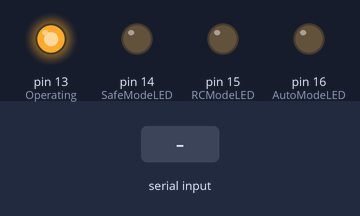
A sketch run on a simulated Arduino Mega 2560, built with avr-gcc and run on an emulated ATmega2560. Shown: output pins drawn as LEDs (lit = HIGH). The test bench sets the inputs (shaded band).

Above: at 1.2 s.
1.3 s: "E\n" received over the second serial link
At 2.4 s:
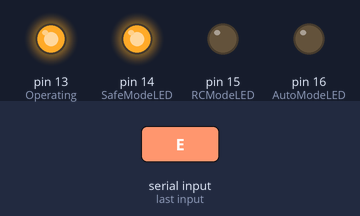
Timing chart, 0 to 4.3 s (numbered marks = the images above; inputs shaded):
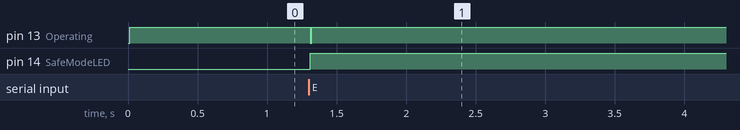

The sketch:

Estop_Robot_New.ino
```cpp
#define SafeMode 23
#define RCMode 21
#define AutoMode 19
#define Operating 13
#define SafeModeLED 14
#define RCModeLED 15
#define AutoModeLED 16

void setup() {
  pinMode(SafeMode, INPUT);
  pinMode(RCMode, INPUT);
  pinMode(AutoMode, INPUT);
  pinMode(Operating, OUTPUT);
  pinMode(SafeModeLED, OUTPUT);
  pinMode(RCModeLED, OUTPUT);
  pinMode(AutoModeLED, OUTPUT);

  Serial1.begin(2400);
}

void loop() {
  int input = Serial1.read();
  Serial.println(input);
  if (input == 69)
  {
    digitalWrite(Operating, !digitalRead(Operating));
    digitalWrite(SafeModeLED, HIGH);
    digitalWrite(RCModeLED, LOW);
    digitalWrite(AutoModeLED, LOW);
    Serial1.write(70);
  }
  else if (input == 10)
  {
    digitalWrite(SafeModeLED, HIGH);
    digitalWrite(RCModeLED, LOW);
    digitalWrite(AutoModeLED, LOW);
    Serial1.write(11);
  }
  else if (input == 20)
  {
    digitalWrite(SafeModeLED, LOW);
    digitalWrite(RCModeLED, HIGH);
    digitalWrite(AutoModeLED, LOW);
    Serial1.write(21);
  }
  else if (input == 30)
  {
    digitalWrite(SafeModeLED, LOW);
    digitalWrite(RCModeLED, LOW);
    digitalWrite(AutoModeLED, HIGH);
    Serial1.write(31);
  }
  else
  {
    delay(1);
  }
  delay(10);
  digitalWrite(Operating, HIGH);
}
```

Measured:
- after the input at 1.3 s, pin 13 (Operating): HIGH → LOW at once, → HIGH 0.01 s later; pin 14 (SafeModeLED): LOW → HIGH at once
